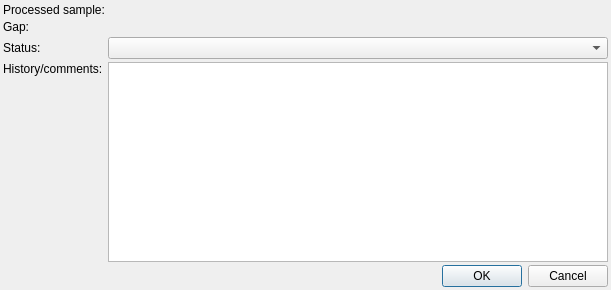
<?xml version="1.0" encoding="UTF-8"?>
<ui version="4.0">
 <class>GapClosingEditDialog</class>
 <widget class="QDialog" name="GapClosingEditDialog">
  <property name="geometry">
   <rect>
    <x>0</x>
    <y>0</y>
    <width>599</width>
    <height>290</height>
   </rect>
  </property>
  <property name="windowTitle">
   <string>Dialog</string>
  </property>
  <layout class="QGridLayout" name="gridLayout" rowstretch="0,0,0,0,0,0" columnstretch="0,1">
   <property name="leftMargin">
    <number>3</number>
   </property>
   <property name="topMargin">
    <number>3</number>
   </property>
   <property name="rightMargin">
    <number>3</number>
   </property>
   <property name="bottomMargin">
    <number>3</number>
   </property>
   <property name="spacing">
    <number>3</number>
   </property>
   <item row="0" column="1">
    <widget class="QLabel" name="ps">
     <property name="text">
      <string/>
     </property>
     <property name="textInteractionFlags">
      <set>Qt::LinksAccessibleByMouse|Qt::TextSelectableByMouse</set>
     </property>
    </widget>
   </item>
   <item row="4" column="0" colspan="2">
    <spacer name="verticalSpacer">
     <property name="orientation">
      <enum>Qt::Vertical</enum>
     </property>
     <property name="sizeHint" stdset="0">
      <size>
       <width>5</width>
       <height>5</height>
      </size>
     </property>
    </spacer>
   </item>
   <item row="1" column="0">
    <widget class="QLabel" name="label">
     <property name="text">
      <string>Gap:</string>
     </property>
    </widget>
   </item>
   <item row="5" column="0" colspan="2">
    <widget class="QDialogButtonBox" name="buttonBox">
     <property name="orientation">
      <enum>Qt::Horizontal</enum>
     </property>
     <property name="standardButtons">
      <set>QDialogButtonBox::Cancel|QDialogButtonBox::Ok</set>
     </property>
    </widget>
   </item>
   <item row="1" column="1">
    <widget class="QLabel" name="gap">
     <property name="text">
      <string/>
     </property>
     <property name="textInteractionFlags">
      <set>Qt::LinksAccessibleByMouse|Qt::TextSelectableByMouse</set>
     </property>
    </widget>
   </item>
   <item row="0" column="0">
    <widget class="QLabel" name="label_2">
     <property name="text">
      <string>Processed sample:</string>
     </property>
    </widget>
   </item>
   <item row="2" column="0">
    <widget class="QLabel" name="label_3">
     <property name="text">
      <string>Status:</string>
     </property>
    </widget>
   </item>
   <item row="3" column="0">
    <widget class="QLabel" name="label_4">
     <property name="text">
      <string>History/comments:</string>
     </property>
     <property name="alignment">
      <set>Qt::AlignLeading|Qt::AlignLeft|Qt::AlignTop</set>
     </property>
    </widget>
   </item>
   <item row="3" column="1">
    <widget class="QPlainTextEdit" name="history">
     <property name="minimumSize">
      <size>
       <width>500</width>
       <height>200</height>
      </size>
     </property>
     <property name="textInteractionFlags">
      <set>Qt::TextSelectableByKeyboard|Qt::TextSelectableByMouse</set>
     </property>
    </widget>
   </item>
   <item row="2" column="1">
    <widget class="QComboBox" name="status"/>
   </item>
  </layout>
 </widget>
 <resources/>
 <connections>
  <connection>
   <sender>buttonBox</sender>
   <signal>accepted()</signal>
   <receiver>GapClosingEditDialog</receiver>
   <slot>accept()</slot>
   <hints>
    <hint type="sourcelabel">
     <x>248</x>
     <y>254</y>
    </hint>
    <hint type="destinationlabel">
     <x>157</x>
     <y>274</y>
    </hint>
   </hints>
  </connection>
  <connection>
   <sender>buttonBox</sender>
   <signal>rejected()</signal>
   <receiver>GapClosingEditDialog</receiver>
   <slot>reject()</slot>
   <hints>
    <hint type="sourcelabel">
     <x>316</x>
     <y>260</y>
    </hint>
    <hint type="destinationlabel">
     <x>286</x>
     <y>274</y>
    </hint>
   </hints>
  </connection>
 </connections>
</ui>
